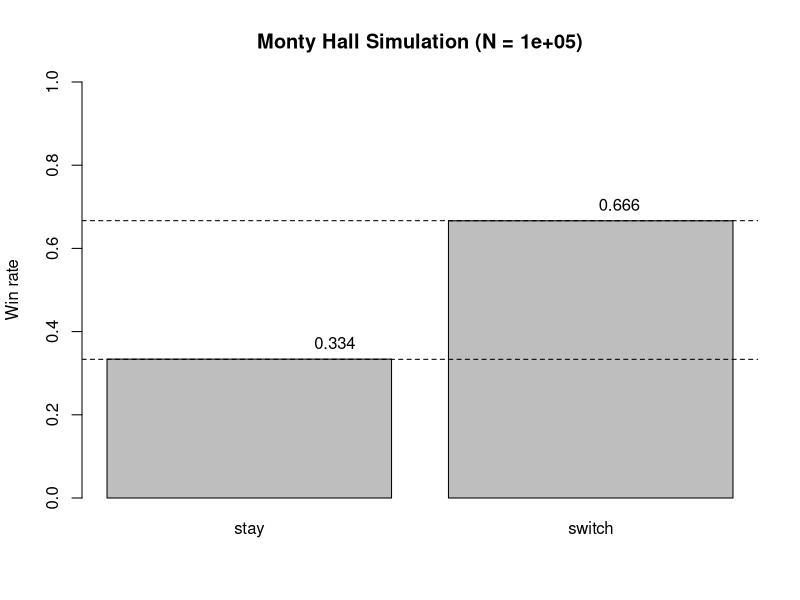

Here is the R script that generated this plot:
#################################
# Monty Hall Problem Simulation
#################################

set.seed(6325)  # for reproducibility

monty_hall_trial <- function(strategy = c("stay", "switch")) {
  strategy <- match.arg(strategy)
  doors <- 1:3
  car   <- base::sample(doors, 1)
  pick1 <- base::sample(doors, 1)
  
  # Host logic that can NEVER reveal the car
  if (pick1 == car) {
    # You picked the car; host chooses randomly among the two goats
    host_reveal <- base::sample(base::setdiff(doors, car), 1)
  } else {
    # You picked a goat; only one eligible goat door remains
    host_reveal <- base::setdiff(doors, c(pick1, car))
  }
  stopifnot(host_reveal %in% base::setdiff(doors, car))  # sanity check
  
  remaining <- base::setdiff(doors, c(pick1, host_reveal))
  final_pick <- if (strategy == "stay") pick1 else remaining
  as.integer(final_pick == car)
}

simulate_monty <- function(n = 100000, strategy = c("stay", "switch")) {
  strategy <- match.arg(strategy)
  wins <- sum(unlist(replicate(n, monty_hall_trial(strategy), simplify = FALSE), use.names = FALSE))
  data.frame(
    strategy = strategy, n = n, wins = wins,
    losses = n - wins, win_rate = wins / n
  )
}

# ---- Run and compare stay vs switch ----
N <- 100000
strategies <- c("stay", "switch")
results <- do.call(rbind, lapply(strategies, function(s) simulate_monty(N, s)))
print(results, row.names = FALSE)


# Visualize using a bar chart
barplot(height = results$win_rate,
        names.arg = results$strategy,
        ylim = c(0, 1),
        main = paste0("Monty Hall Simulation (N = ", N, ")"),
        ylab = "Win rate")
abline(h = c(1/3, 2/3), lty = c(2, 2))
text(x = 1:length(results$strategy),
     y = results$win_rate,
     labels = sprintf("%.3f", results$win_rate),
     pos = 3)
